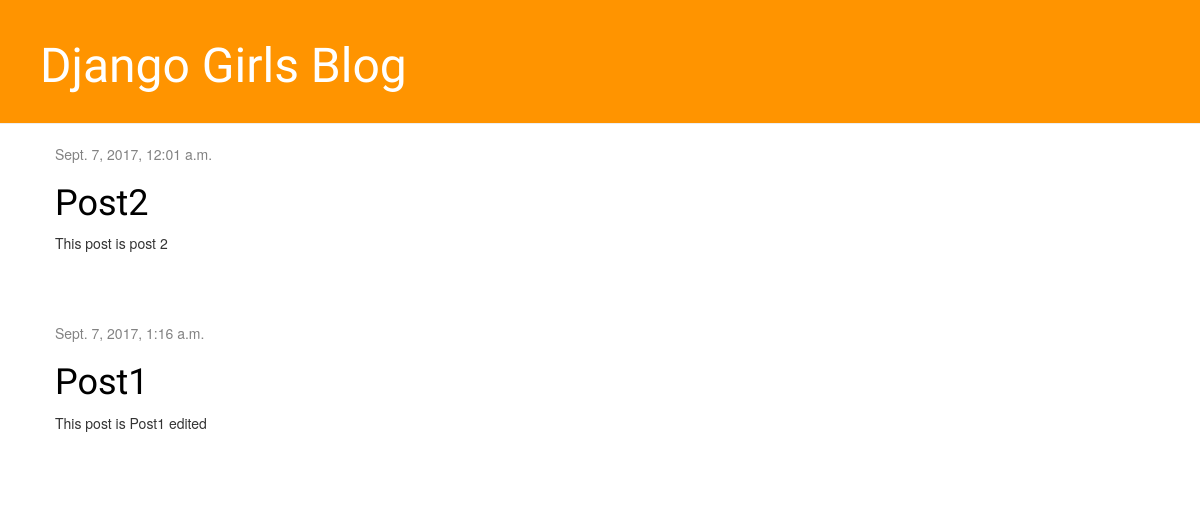
The page / on the database its author committed.
### blog/models.py (models this page shows, shortened)
class Post(models.Model):
    author = models.ForeignKey('auth.User')
    title = models.CharField(max_length=200)
    text = models.TextField()
    created_date = models.DateTimeField(
            default=timezone.now)
    published_date = models.DateTimeField(
            blank=True, null=True)

### blog/views.py (the view)
# urls.py: url(r'^$', views.post_list, name='post_list'),
def post_list(request):
    posts = Post.objects.filter(published_date__lte=timezone.now()).order_by('published_date')
    return render(request, 'blog/post_list.html', {'posts': posts})

### blog/templates/blog/post_list.html
{% extends 'blog/base.html' %}
{% block content %}
    {% for post in posts %}
        <div class="post">
            <div class="date">
                {{ post.published_date }}
            </div>
            <h1><a href="{% url 'post_detail' pk=post.pk %}">{{ post.title }}</a></h1>
            <p>{{ post.text|linebreaksbr }}</p>
        </div>
    {% endfor %}
{% endblock %}

### blog/static/css/blog.css (style rules this page uses)
h1, h2, h3, h4 { font-family: 'Lobster', cursive; }
.date { color: #828282; }
.post { margin-bottom: 70px; }
.post h1 a, .post h1 a:visited { color: #000000; }

### rows shown on the page
Post: published_date "Sept. 7, 2017, 12:01 a.m.", title "Post2", text "This post is post 2"
Post: published_date "Sept. 7, 2017, 1:16 a.m.", title "Post1", text "This post is Post1 edited"
